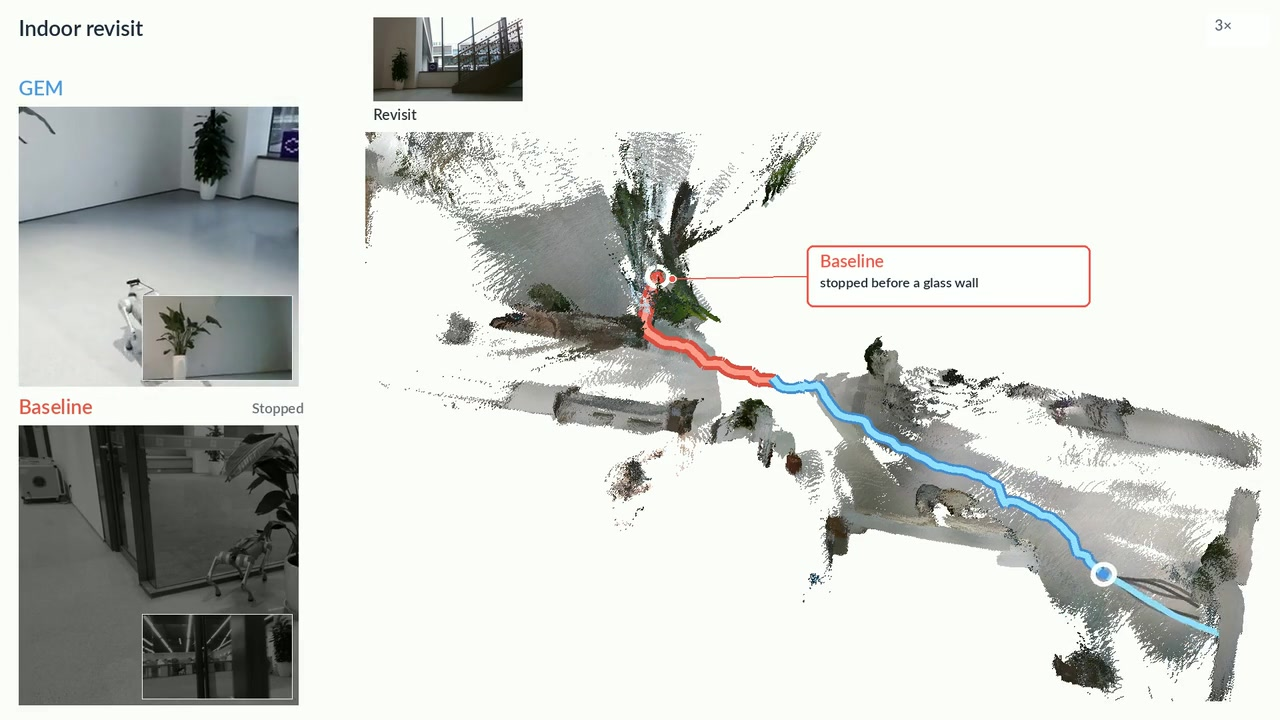
#> input picture project_site/assets/indoor.jpg, 1280 x 720 px, given in place of GEM_architecture_pic_slide2.png, which was not available
$ python build_project_site_assets.py
#> lines starting #> are read from the running program, lines starting #| are printed output that depends on the picture; pictures that were not available may be replaced by others from this repository, and a replacement may not be noted
"""Export website media from the paper and the verified v24 video (no re-reconstruction)."""
from pathlib import Path
from functools import lru_cache
import hashlib
import html
import json
import shutil
import subprocess

from PIL import Image

ROOT = Path(__file__).resolve().parents[1]
OUT = ROOT / 'project_site/assets'
PAPER = Path('/home/asus/Research/Nav-graph-blind/projects/paper')
VIDEO = ROOT / 'outputs/icra_submission'
TILES = VIDEO / 'montage_motion'


def ffmpeg(*args):
    subprocess.run(['ffmpeg', '-hide_banner', '-loglevel', 'error', '-y', *map(str, args)], check=True)


def write_transcript():
    spec = json.loads((VIDEO / 'narration/script.json').read_text())
    names = ['Introduction', 'Indoor revisit', 'Outdoor revisit', 'Simulation environments', 'Successive goals',
             'System overview', 'Episodic memory', 'Goal readout', 'Controller interfaces',
             'Cross-controller evaluation', 'Continuous navigation', 'Shared-history recall']
    parts = []
    for block, name in zip(spec['blocks'], names):
        minutes, seconds = divmod(int(block['start']), 60)
        parts.append(f'<section style="margin:36px 0"><p class="eyebrow">{minutes}:{seconds:02d}</p><h2 style="font-size:24px;margin-bottom:16px">{name}</h2><p>{html.escape(block["text"])}</p></section>')
    page = '''<!doctype html><html lang="en"><head><meta charset="utf-8"><meta name="viewport" content="width=device-width,initial-scale=1"><title>GEM — Video transcript</title><link rel="stylesheet" href="styles.css"><link rel="icon" href="assets/favicon.svg" type="image/svg+xml"></head><body><header class="site-header"><nav class="nav-shell" aria-label="Main navigation"><a class="wordmark" href="index.html">GEM<span class="brand-dot"></span></a><a href="index.html#film">Back to the film ↗</a></nav></header><main class="section-shell" style="max-width:780px;padding-block:60px"><p class="eyebrow">English narration / 2:58</p><h1 style="font-size:42px;margin-bottom:24px">Video transcript</h1>'''
    (ROOT/'project_site/transcript.html').write_text(page+'\n'.join(parts)+'</main></body></html>\n')


def main():
    OUT.mkdir(parents=True, exist_ok=True)
    original = Image.open(PAPER / 'figures/gem_architecture_pic_20260915/GEM_architecture_pic_slide2.png').convert('RGB')
#> original is the input picture: PIL image 1280x720 RGB; mean R, G, B 207.8, 210, 205.7
    original.save(OUT / 'architecture.webp', quality=95)
    for name, box in [('overview', (0, 0, 2048, 325)), ('memory', (0, 340, 605, 1019)), ('readout', (620, 340, 2048, 1019))]:
        sx, sy = original.width / 2048, original.height / 1019
        crop = original.crop(tuple(round(v * (sx if i % 2 == 0 else sy)) for i, v in enumerate(box)))
        crop.save(OUT / f'{name}.webp', quality=95)
#> this loop made 3 passes
#> pass 1, in main, `crop = original.crop(tuple(round(v * (sx if i % 2 == 0 else sy)) for i..`:
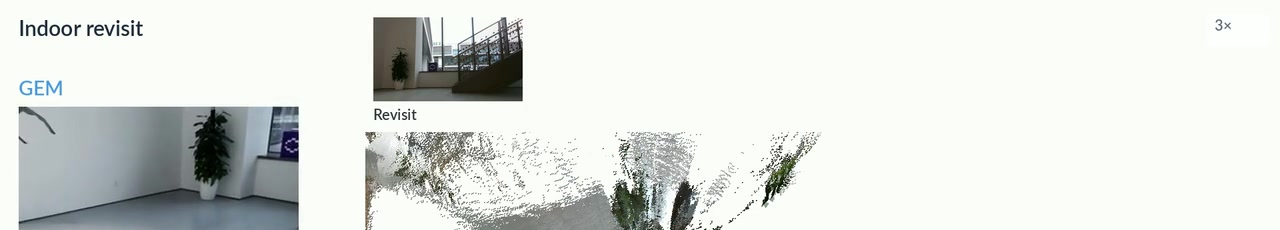
#> crop: PIL image 1280x230 RGB; mean R, G, B 221.7, 224.8, 221
#> pass 2, in main, `crop = original.crop(tuple(round(v * (sx if i % 2 == 0 else sy)) for i..`:
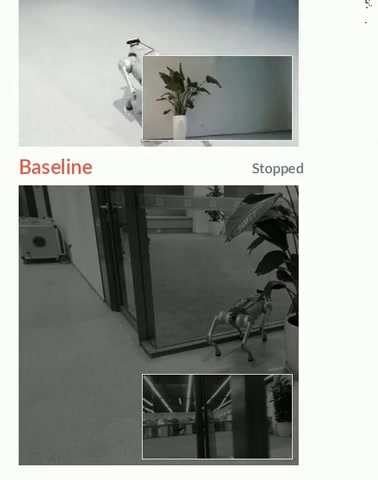
#> crop: PIL image 378x480 RGB; mean R, G, B 155, 157.3, 152.7
#> pass 3, in main, `crop = original.crop(tuple(round(v * (sx if i % 2 == 0 else sy)) for i..`:
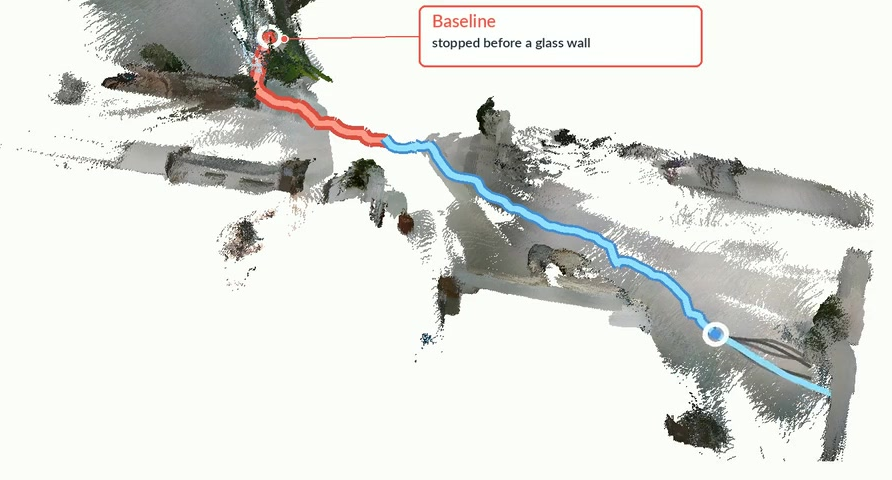
#> crop: PIL image 892x480 RGB; mean R, G, B 220.2, 221.9, 217.2
    shutil.copy2(PAPER / 'main.pdf', OUT / 'paper.pdf')
    shutil.copy2(VIDEO / 'GEM_ICRA_submission.mp4', OUT / 'presentation.mp4')
    # VTT timestamps are preserved from the English transcript. The full film
    # already has burned captions; expose this as a download, not a duplicate track.
#> (the run stopped early here; a loop or call above may not have finished)

$ run again, on project_site/assets/readout.webp
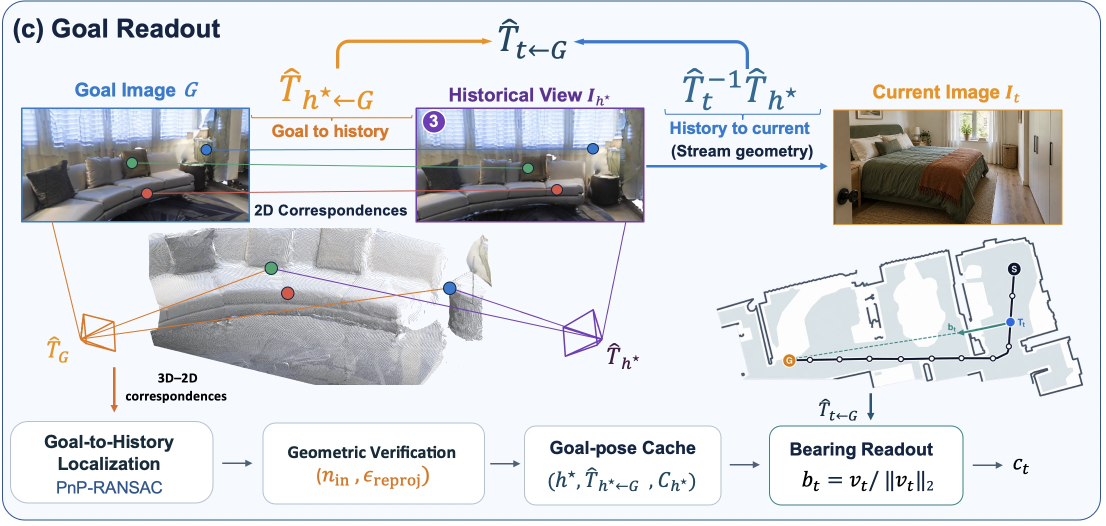
#> input picture project_site/assets/readout.webp, 2212 x 1051 px, given in place of GEM_architecture_pic_slide2.png, which was not available (shown at 1/2 size)
#> in main, original is the input picture: PIL image 2212x1051 RGB; mean R, G, B 215.8, 218.4, 222.4
#> the loop in main, `for name, box in [('overview', (0, 0, 2048, 325)), ('memory', (0, 340,..` made 3 passes
#> pass 1, in main, `crop = original.crop(tuple(round(v * (sx if i % 2 == 0 else sy)) for i..`:
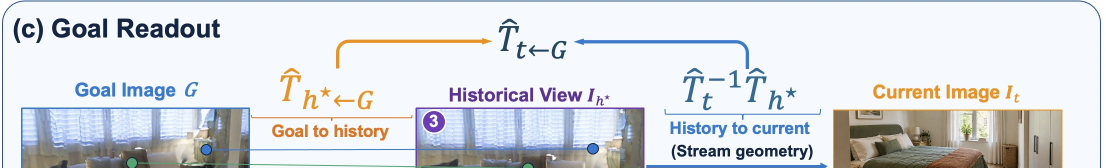
#> crop: PIL image 2212x335 RGB (shown at 1/2 size); mean R, G, B 216.6, 220, 225.2
#> pass 3, in main, `crop = original.crop(tuple(round(v * (sx if i % 2 == 0 else sy)) for i..`:
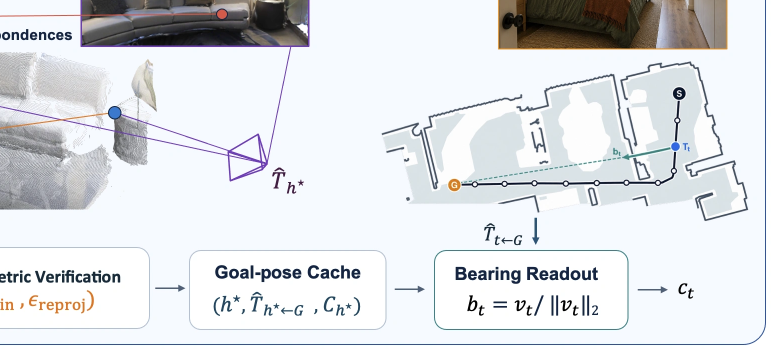
#> crop: PIL image 1542x700 RGB (shown at 1/2 size); mean R, G, B 221.2, 223.6, 227.2

$ run again, on project_site/assets/simulation.jpg
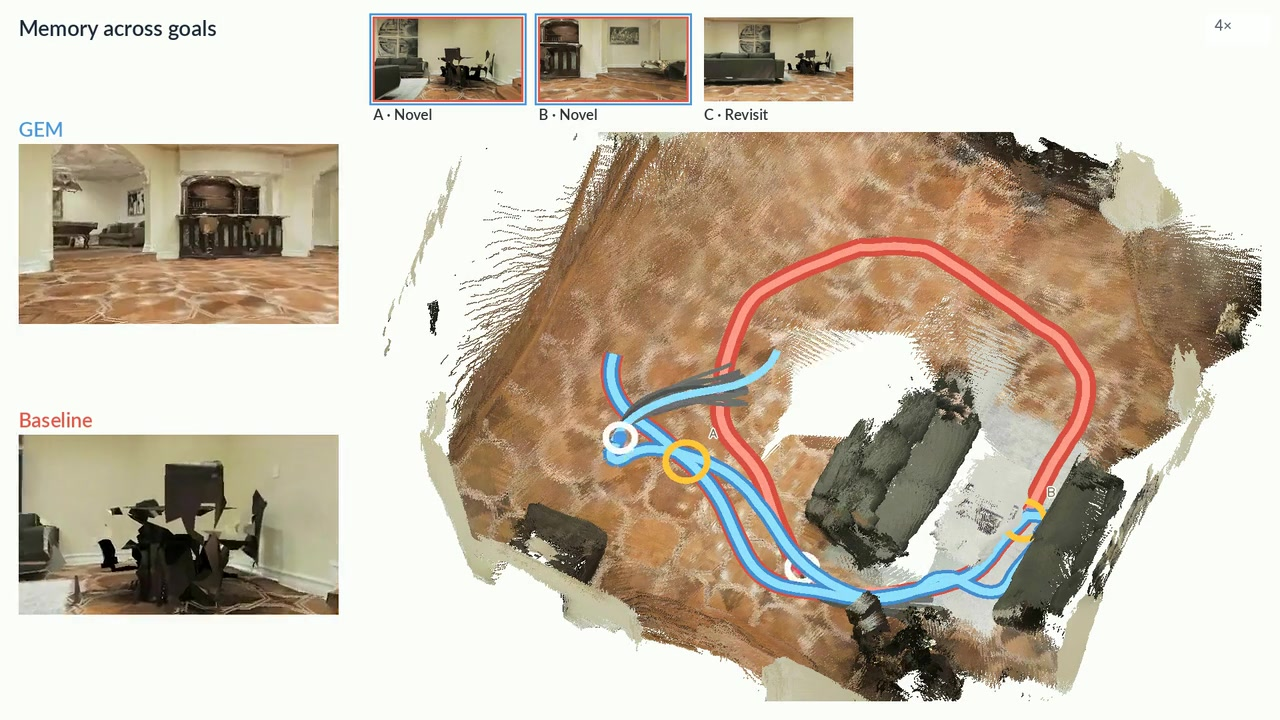
#> input picture project_site/assets/simulation.jpg, 1280 x 720 px, given in place of GEM_architecture_pic_slide2.png, which was not available
#> in main, original is the input picture: PIL image 1280x720 RGB; mean R, G, B 198.8, 187.6, 170.8
#> the loop in main, `for name, box in [('overview', (0, 0, 2048, 325)), ('memory', (0, 340,..` made 3 passes
#> pass 1, in main, `crop = original.crop(tuple(round(v * (sx if i % 2 == 0 else sy)) for i..`:
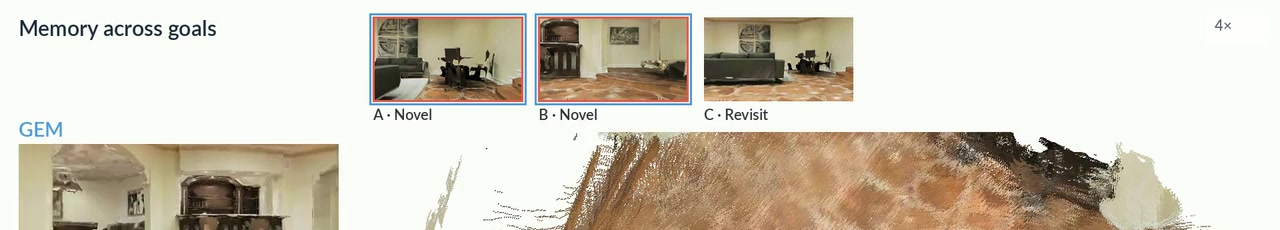
#> crop: PIL image 1280x230 RGB; mean R, G, B 209.5, 201.9, 187
#> pass 3, in main, `crop = original.crop(tuple(round(v * (sx if i % 2 == 0 else sy)) for i..`:
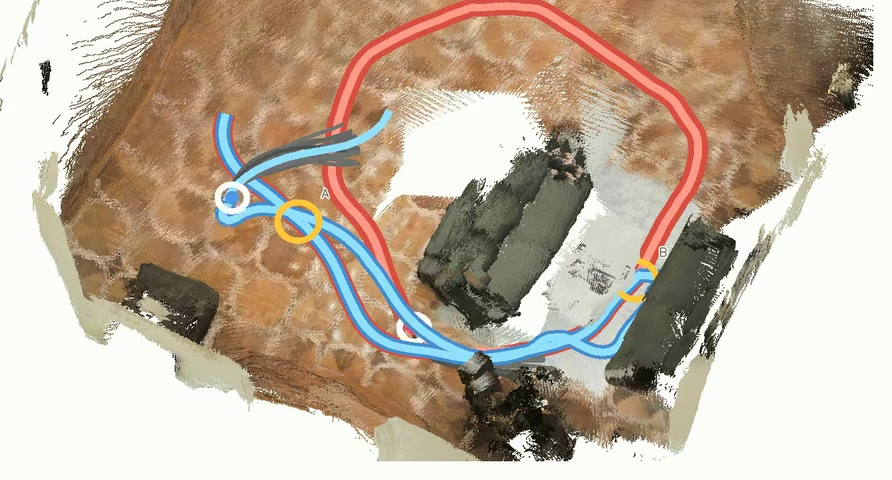
#> crop: PIL image 892x480 RGB; mean R, G, B 189.8, 174.3, 155.9
